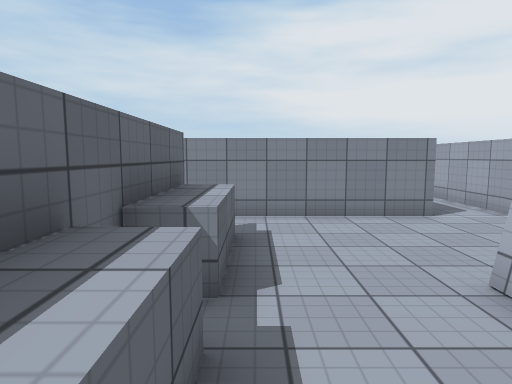
View 1 (above)

24 first-person views from a walk through a scene from a Unity 3-D project. The camera is 1.5 m above the floor, tilts 6° down and sees 75° across. The floor is counted in squares, 1 m on a side. Each view is taken from the middle of a square. On the plan, view 1 faces up. The plan holds only what a view shows up to about 15 squares ahead; the rest is blank. The place goes on beyond the plan. Door leaves are left out, so doorways stand open. Surface patterns are stand-ins for the level's own textures.

View 2
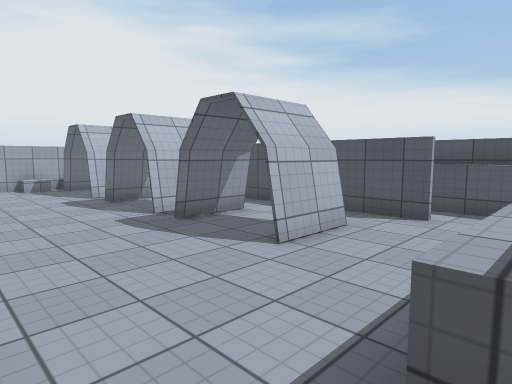

View 3
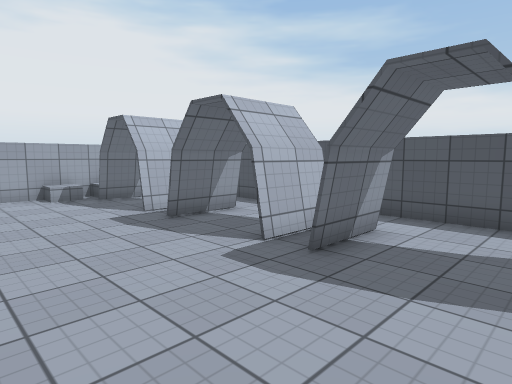

View 4
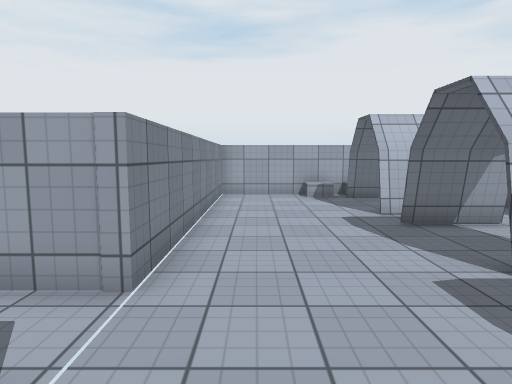

View 5
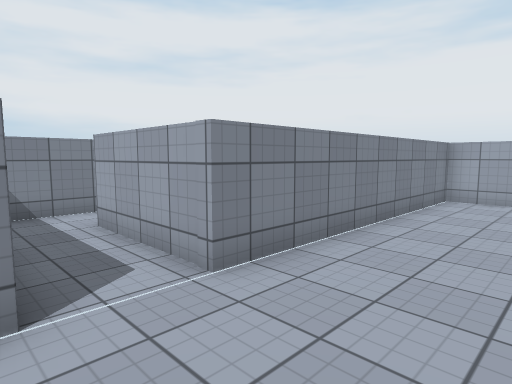

View 6
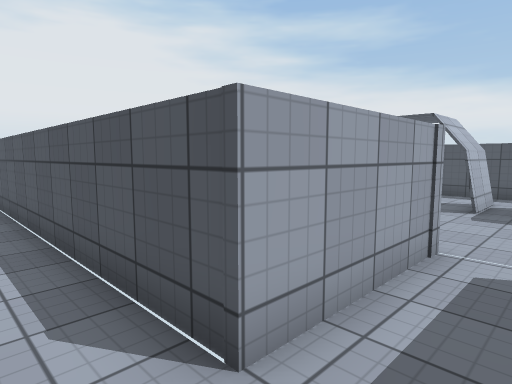

View 7
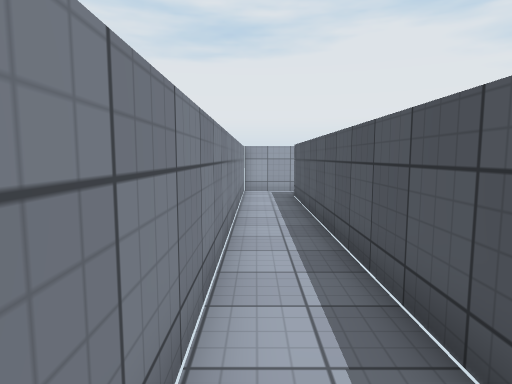

View 8
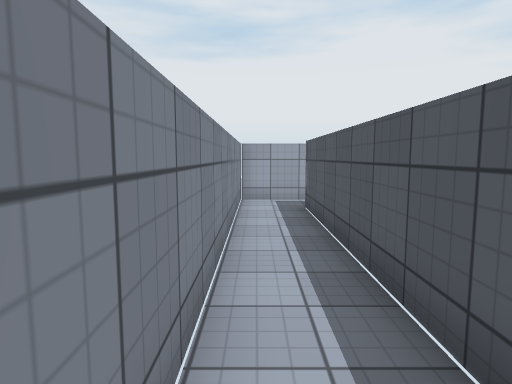

View 9
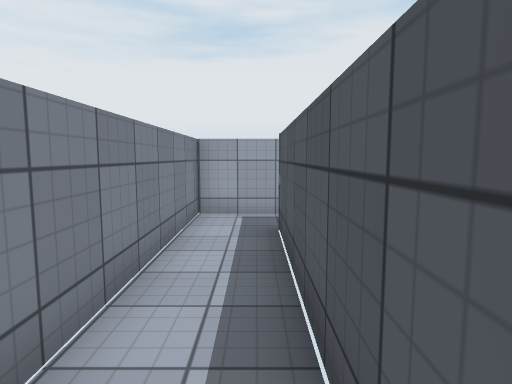

View 10
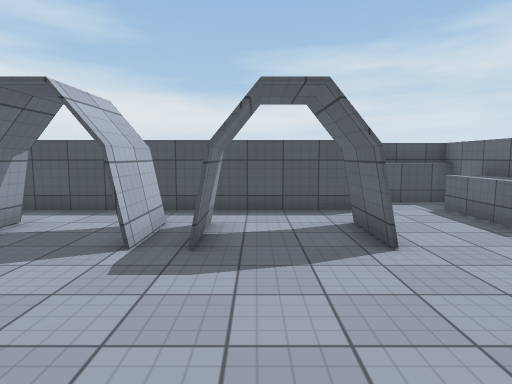

View 11
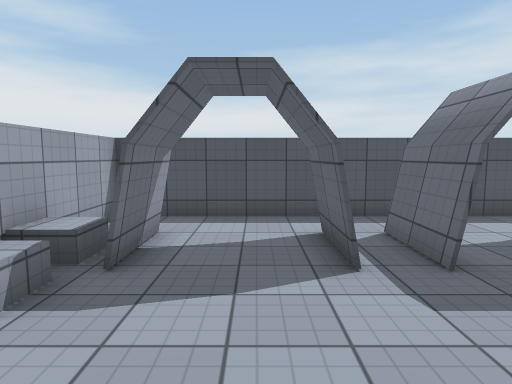

View 12
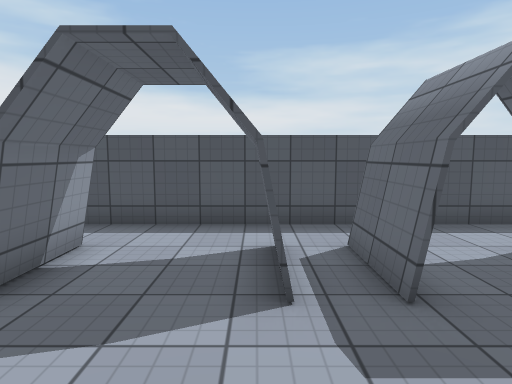

View 13
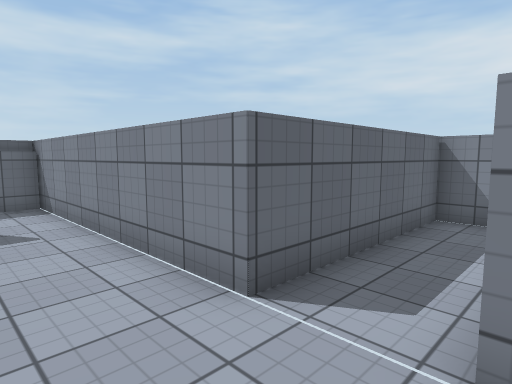

View 14
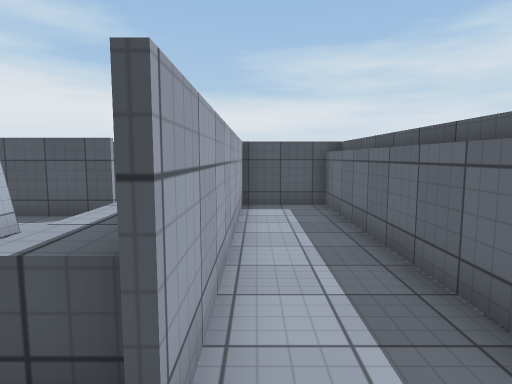

View 15
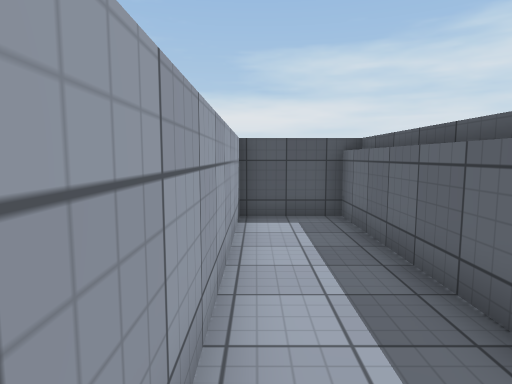

View 16
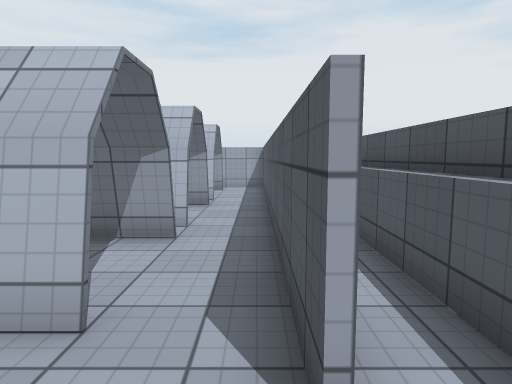

View 17
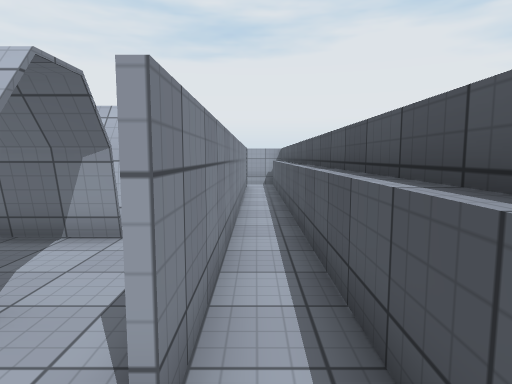

View 18
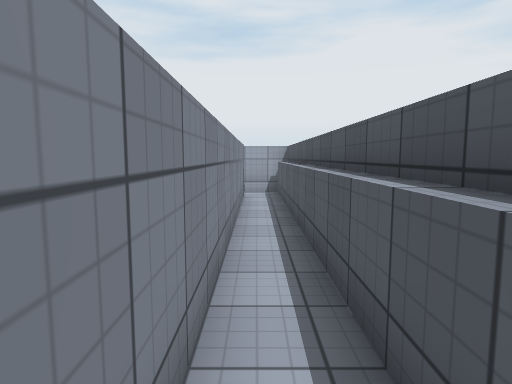

View 19
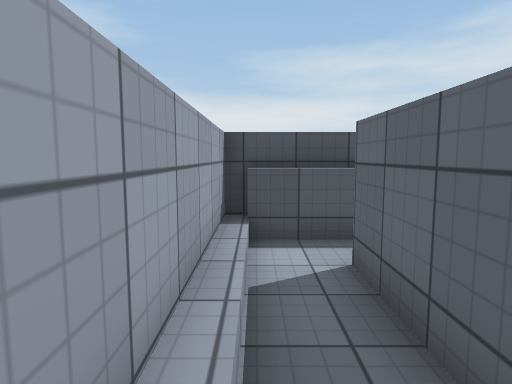

View 20
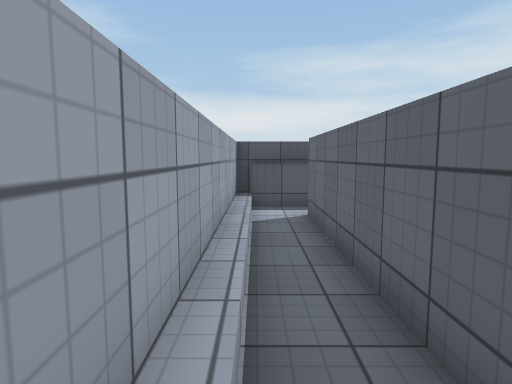

View 21
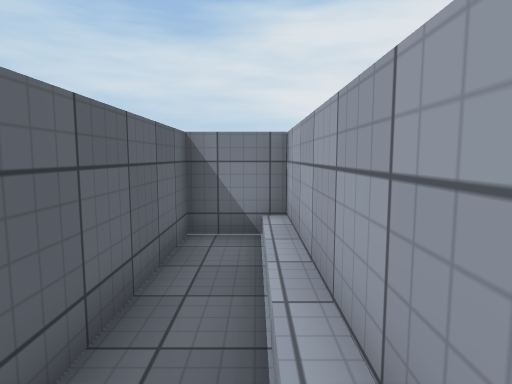

View 22
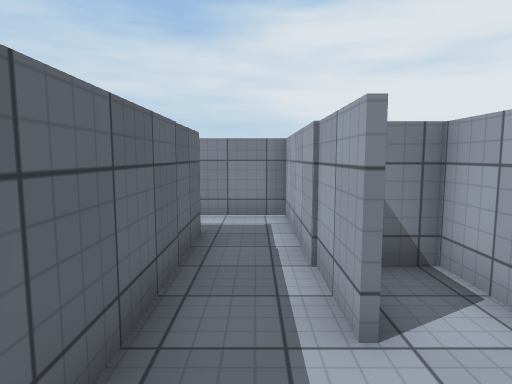

View 23
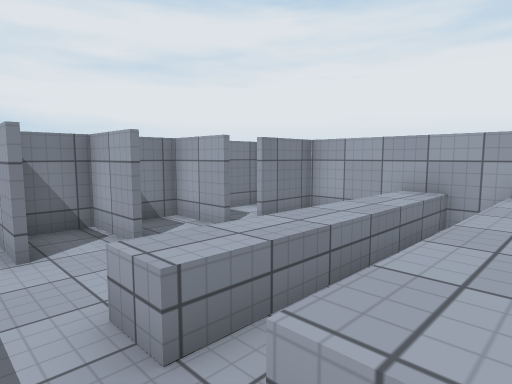

View 24
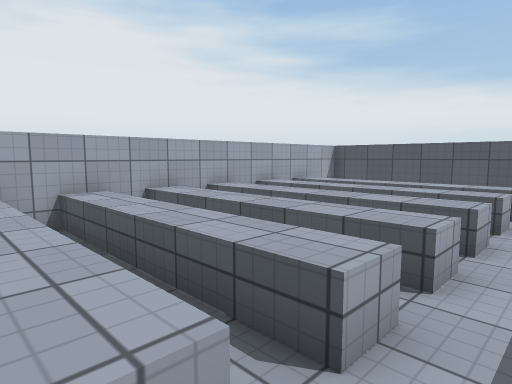

### Floor plan
Key: @ floor where view 1 was taken; # wall or solid block; . floor; / step, stairs or slope; = window, fence, low wall or low ledge; ^ raised ledge; O other object.
Columns run from 5 left of view 1 to 28 right of it. Each row starts with its distance up from view 1.
 15          ##################
 14          #................#
 13          #................#
 12          #..#############.#
 11          #..#           #.#####
 10          #..#           #.#.#.#
  9  #########..#############.#.#.####
  8  #....................#/#...     #
  7 ##....................#/#...     #
  6  #..^.................#/#.^^^^^^^#
  5  #..^................O=/#..^^^^^^#
  4 ##..^......##.........#/#.^^^^^^^#
  3 ##..#...#..##..#.#..#O=/#..^^^^^^#
  2 ##..^...#..##..#.#..# #/#.^^^^^^^#
  1 ##..^................ #/# .^^^^^^#
  0  #..^@.################/# ^^^^^^^#
 -1  #..#................../# .^^^^^^#
 -2  #..#^^^^^^^^^^^^^^^^^^^# ^^^^^^^#
 -3  ===                   =# .......#
 -4                           ^^^^^^^#
 -5                                  #
 -6                                  #
 -7                            #######

Positions as (right, up) in squares from view 1, and headings:
1: (0, 0), facing up
2: (-1, 8), facing down-right
3: (3, 8), facing down-right
4: (3, 7), facing right
5: (4, 5), facing up-right
6: (5, 14), facing down-right
7: (6, 14), facing right
8: (9, 14), facing right
9: (12, 13), facing right
10: (5, 9), facing down
11: (13, 8), facing down
12: (12, 7), facing down
13: (7, 6), facing up-left
14: (-2, 8), facing down
15: (-2, 6), facing down
16: (0, 0), facing right
17: (0, -1), facing right
18: (4, -1), facing right
19: (18, 4), facing down
20: (18, 8), facing down
21: (18, 2), facing up
22: (20, 6), facing up
23: (20, 3), facing up-right
24: (20, 6), facing down-right
